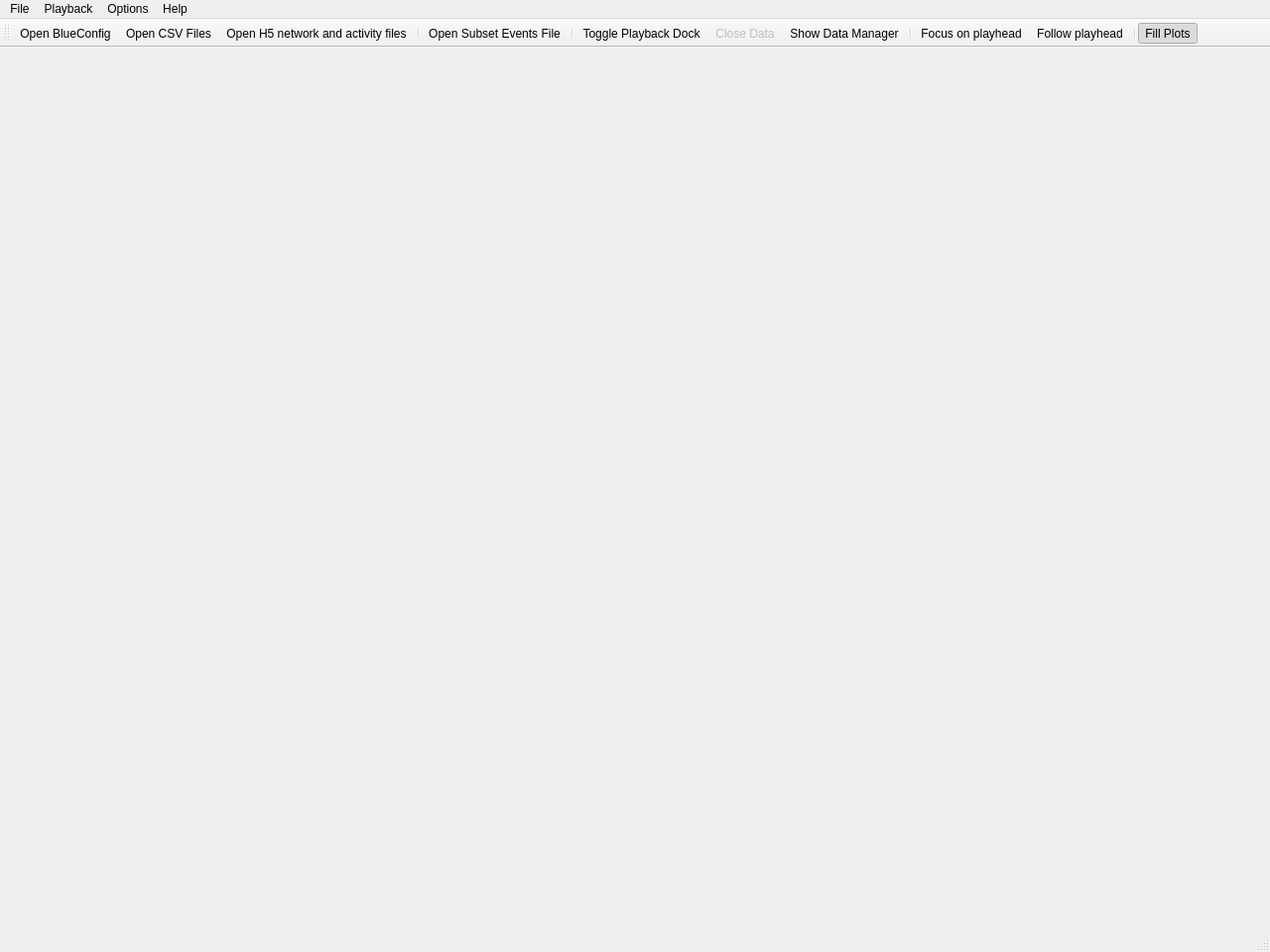
<?xml version="1.0" encoding="UTF-8"?>
<ui version="4.0">
 <class>MainWindow</class>
 <widget class="QMainWindow" name="MainWindow">
  <property name="geometry">
   <rect>
    <x>0</x>
    <y>0</y>
    <width>1280</width>
    <height>960</height>
   </rect>
  </property>
  <property name="windowTitle">
   <string>StackViz</string>
  </property>
  <property name="windowIcon">
   <iconset resource="resources.qrc">
    <normaloff>:/visimpl.png</normaloff>:/visimpl.png</iconset>
  </property>
  <widget class="QWidget" name="centralwidget"/>
  <widget class="QMenuBar" name="menubar">
   <property name="geometry">
    <rect>
     <x>0</x>
     <y>0</y>
     <width>1280</width>
     <height>21</height>
    </rect>
   </property>
   <widget class="QMenu" name="menuFile">
    <property name="title">
     <string>File</string>
    </property>
    <addaction name="actionOpenBlueConfig"/>
    <addaction name="actionOpenCSVFiles"/>
    <addaction name="actionCloseData"/>
    <addaction name="actionOpenH5Files"/>
    <addaction name="separator"/>
    <addaction name="actionOpenSubsetEventsFile"/>
    <addaction name="separator"/>
    <addaction name="actionQuit"/>
   </widget>
   <widget class="QMenu" name="menuHelp">
    <property name="title">
     <string>Help</string>
    </property>
    <addaction name="actionAbout"/>
   </widget>
   <widget class="QMenu" name="menuOptions">
    <property name="title">
     <string>Options</string>
    </property>
    <addaction name="actionTogglePlaybackDock"/>
    <addaction name="separator"/>
    <addaction name="actionAutoNamingSelections"/>
    <addaction name="actionFill_Plots"/>
   </widget>
   <widget class="QMenu" name="menuPlayback">
    <property name="title">
     <string>Playback</string>
    </property>
    <addaction name="actionFocusOnPlayhead"/>
    <addaction name="actionFollowPlayhead"/>
   </widget>
   <addaction name="menuFile"/>
   <addaction name="menuPlayback"/>
   <addaction name="menuOptions"/>
   <addaction name="menuHelp"/>
  </widget>
  <widget class="QStatusBar" name="statusbar"/>
  <widget class="QToolBar" name="toolBar">
   <property name="windowTitle">
    <string>toolBar</string>
   </property>
   <attribute name="toolBarArea">
    <enum>TopToolBarArea</enum>
   </attribute>
   <attribute name="toolBarBreak">
    <bool>false</bool>
   </attribute>
   <addaction name="actionOpenBlueConfig"/>
   <addaction name="actionOpenCSVFiles"/>
   <addaction name="actionOpenH5Files"/>
   <addaction name="separator"/>
   <addaction name="actionOpenSubsetEventsFile"/>
   <addaction name="separator"/>
   <addaction name="actionTogglePlaybackDock"/>
   <addaction name="actionCloseData"/>
   <addaction name="actionShowDataManager"/>
   <addaction name="separator"/>
   <addaction name="actionFocusOnPlayhead"/>
   <addaction name="actionFollowPlayhead"/>
   <addaction name="separator"/>
   <addaction name="actionFill_Plots"/>
  </widget>
  <action name="actionQuit">
   <property name="text">
    <string>Quit</string>
   </property>
   <property name="shortcut">
    <string>Ctrl+Q</string>
   </property>
  </action>
  <action name="actionAbout">
   <property name="text">
    <string>About ...</string>
   </property>
  </action>
  <action name="actionOpenBlueConfig">
   <property name="icon">
    <iconset resource="resources.qrc">
     <normaloff>:/icons/folder-bc.svg</normaloff>:/icons/folder-bc.svg</iconset>
   </property>
   <property name="text">
    <string>Open BlueConfig...</string>
   </property>
   <property name="toolTip">
    <string>Open BlueConfig</string>
   </property>
   <property name="shortcut">
    <string>Ctrl+Shift+B</string>
   </property>
  </action>
  <action name="actionCloseData">
   <property name="enabled">
    <bool>false</bool>
   </property>
   <property name="icon">
    <iconset resource="resources.qrc">
     <normaloff>:/icons/close.svg</normaloff>:/icons/close.svg</iconset>
   </property>
   <property name="text">
    <string>Close Data</string>
   </property>
   <property name="toolTip">
    <string>Close Data</string>
   </property>
   <property name="shortcut">
    <string>Ctrl+Shift+C</string>
   </property>
   <property name="visible">
    <bool>false</bool>
   </property>
   <property name="iconVisibleInMenu">
    <bool>true</bool>
   </property>
  </action>
  <action name="actionAutoNamingSelections">
   <property name="checkable">
    <bool>true</bool>
   </property>
   <property name="text">
    <string>Auto Naming Selections</string>
   </property>
   <property name="shortcut">
    <string>Ctrl+A</string>
   </property>
  </action>
  <action name="actionFill_Plots">
   <property name="checkable">
    <bool>true</bool>
   </property>
   <property name="checked">
    <bool>true</bool>
   </property>
   <property name="icon">
    <iconset resource="resources.qrc">
     <normaloff>:/icons/fill.svg</normaloff>:/icons/fill.svg</iconset>
   </property>
   <property name="text">
    <string>Fill Plots</string>
   </property>
   <property name="toolTip">
    <string>Toggle line/fill plots</string>
   </property>
  </action>
  <action name="actionTogglePlaybackDock">
   <property name="checkable">
    <bool>true</bool>
   </property>
   <property name="icon">
    <iconset resource="resources.qrc">
     <normaloff>:/icons/play.svg</normaloff>
     <normalon>:/icons/play.svg</normalon>:/icons/play.svg</iconset>
   </property>
   <property name="text">
    <string>Toggle Playback Dock</string>
   </property>
   <property name="toolTip">
    <string>Show/Hide the playback Dock</string>
   </property>
   <property name="shortcut">
    <string>Ctrl+P</string>
   </property>
  </action>
  <action name="actionShowDataManager">
   <property name="icon">
    <iconset resource="resources.qrc">
     <normaloff>:/icons/generic-info.svg</normaloff>:/icons/generic-info.svg</iconset>
   </property>
   <property name="text">
    <string>Show Data Manager</string>
   </property>
  </action>
  <action name="actionFocusOnPlayhead">
   <property name="icon">
    <iconset resource="resources.qrc">
     <normaloff>:/icons/focus.svg</normaloff>:/icons/focus.svg</iconset>
   </property>
   <property name="text">
    <string>Focus on playhead</string>
   </property>
   <property name="toolTip">
    <string>Focus on playhead</string>
   </property>
  </action>
  <action name="actionFollowPlayhead">
   <property name="checkable">
    <bool>true</bool>
   </property>
   <property name="icon">
    <iconset resource="resources.qrc">
     <normaloff>:/icons/autofocus.svg</normaloff>:/icons/autofocus.svg</iconset>
   </property>
   <property name="text">
    <string>Follow playhead</string>
   </property>
   <property name="toolTip">
    <string>Follow playhead</string>
   </property>
  </action>
  <action name="actionOpenCSVFiles">
   <property name="icon">
    <iconset resource="resources.qrc">
     <normaloff>:/icons/folder-csv.svg</normaloff>:/icons/folder-csv.svg</iconset>
   </property>
   <property name="text">
    <string>Open CSV Files...</string>
   </property>
   <property name="toolTip">
    <string>Open CSV Files</string>
   </property>
  </action>
  <action name="actionOpenSubsetEventsFile">
   <property name="icon">
    <iconset resource="resources.qrc">
     <normaloff>:/icons/folder-doc.svg</normaloff>:/icons/folder-doc.svg</iconset>
   </property>
   <property name="text">
    <string>Open Subset Events File...</string>
   </property>
   <property name="toolTip">
    <string>Open subset/events file</string>
   </property>
  </action>
  <action name="actionOpenH5Files">
   <property name="icon">
    <iconset resource="resources.qrc">
     <normaloff>:/icons/folder-h5.svg</normaloff>:/icons/folder-h5.svg</iconset>
   </property>
   <property name="text">
    <string>Open H5 network and activity files...</string>
   </property>
   <property name="toolTip">
    <string>Open HDF5 network and activity files...</string>
   </property>
  </action>
 </widget>
 <resources>
  <include location="resources.qrc"/>
 </resources>
 <connections/>
</ui>
